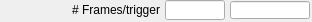
   <widget class="caFrame" name="caFrame_15">
    <property name="geometry">
     <rect>
      <x>378</x>
      <y>314</y>
      <width>312</width>
      <height>22</height>
     </rect>
    </property>
    <widget class="caLabel" name="caLabel_25">
     <property name="geometry">
      <rect>
       <x>0</x>
       <y>0</y>
       <width>160</width>
       <height>20</height>
      </rect>
     </property>
     <property name="text">
      <string># Frames/trigger</string>
     </property>
     <property name="alignment">
      <set>Qt::AlignAbsolute|Qt::AlignRight|Qt::AlignTrailing|Qt::AlignVCenter</set>
     </property>
     <property name="fontScaleMode">
      <enum>ESimpleLabel::WidthAndHeight</enum>
     </property>
     <property name="foreground">
      <color>
       <red>0</red>
       <green>0</green>
       <blue>0</blue>
      </color>
     </property>
     <property name="background">
      <color alpha="0">
       <red>0</red>
       <green>0</green>
       <blue>0</blue>
      </color>
     </property>
     <property name="frameShape">
      <enum>QFrame::NoFrame</enum>
     </property>
    </widget>
    <widget class="caTextEntry" name="caTextEntry_9">
     <property name="geometry">
      <rect>
       <x>165</x>
       <y>0</y>
       <width>60</width>
       <height>20</height>
      </rect>
     </property>
     <property name="channel" stdset="0">
      <string>$(P)$(R)NumFrames</string>
     </property>
     <property name="foreground">
      <color>
       <red>0</red>
       <green>0</green>
       <blue>0</blue>
      </color>
     </property>
     <property name="background">
      <color>
       <red>115</red>
       <green>223</green>
       <blue>255</blue>
      </color>
     </property>
     <property name="colorMode">
      <enum>caLineEdit::Static</enum>
     </property>
     <property name="precisionMode">
      <enum>caLineEdit::Channel</enum>
     </property>
     <property name="limitsMode">
      <enum>caLineEdit::Channel</enum>
     </property>
     <property name="maxValue">
      <double>1.000000000000000</double>
     </property>
     <property name="minValue">
      <double>0.000000000000000</double>
     </property>
     <property name="fontScaleMode" stdset="0">
      <enum>caLineEdit::WidthAndHeight</enum>
     </property>
     <property name="formatType">
      <enum>caLineEdit::decimal</enum>
     </property>
    </widget>
    <widget class="caLineEdit" name="caLineEdit_14">
     <property name="geometry">
      <rect>
       <x>230</x>
       <y>1</y>
       <width>80</width>
       <height>18</height>
      </rect>
     </property>
     <property name="alignment">
      <set>Qt::AlignAbsolute|Qt::AlignLeading|Qt::AlignLeft|Qt::AlignVCenter</set>
     </property>
     <property name="channel" stdset="0">
      <string>$(P)$(R)NumFrames_RBV</string>
     </property>
     <property name="foreground">
      <color>
       <red>10</red>
       <green>0</green>
       <blue>184</blue>
      </color>
     </property>
     <property name="background">
      <color>
       <red>187</red>
       <green>187</green>
       <blue>187</blue>
      </color>
     </property>
     <property name="colorMode">
      <enum>caLineEdit::Static</enum>
     </property>
     <property name="precisionMode">
      <enum>caLineEdit::Channel</enum>
     </property>
     <property name="limitsMode">
      <enum>caLineEdit::Channel</enum>
     </property>
     <property name="maxValue">
      <double>1.000000000000000</double>
     </property>
     <property name="minValue">
      <double>0.000000000000000</double>
     </property>
     <property name="fontScaleMode" stdset="0">
      <enum>caLineEdit::WidthAndHeight</enum>
     </property>
     <property name="formatType">
      <enum>caLineEdit::decimal</enum>
     </property>
    </widget>
   </widget>
